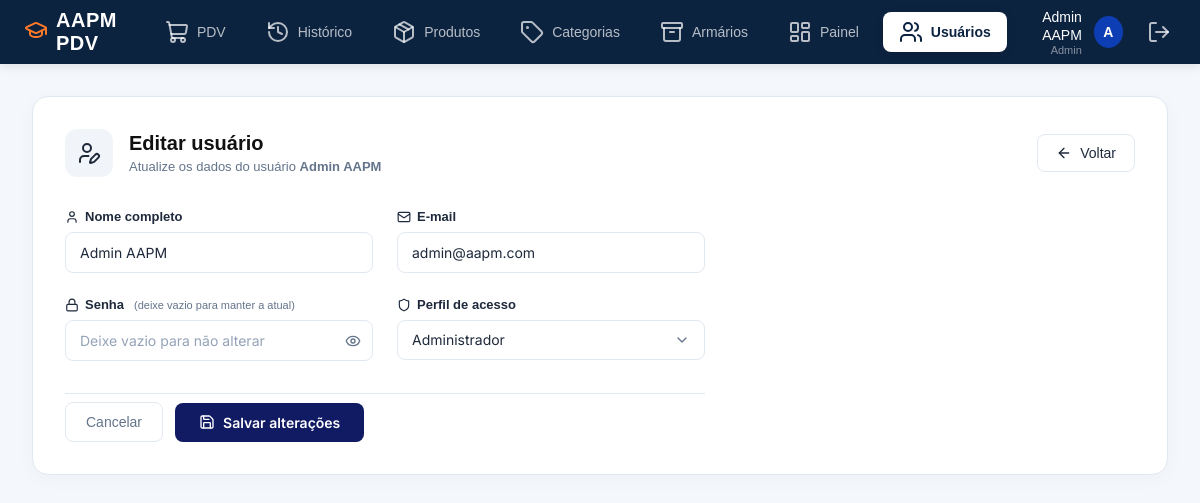
Page /usuarios/1/editar (signed in) on the earlier database version.
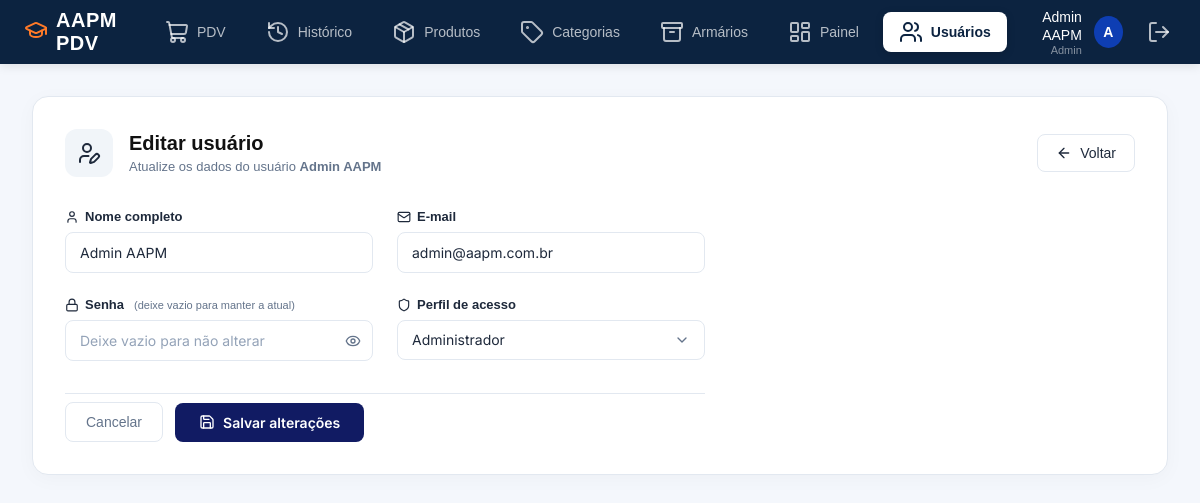
Same page on the later database version.
### app/models/usuarios.py (models this page shows)
class Usuario(Base):
    __tablename__ = "usuarios"
    id = Column(Integer, primary_key=True, autoincrement=True)
    nome = Column(String(100), nullable=False)
    email = Column(String(150), unique=True, nullable=False)
    senha_hash = Column(String(255), nullable=False)
    role = Column(String(20), nullable=False, default="operador")
    ativo = Column(Boolean, default=True)
    criado_em = Column(DateTime, server_default=func.now())

### app/controllers/usuario_controller.py (the view)
@router.get("/{usuario_id}/editar")
def form_editar_usuario(
    usuario_id: int,
    request: Request,
    db: Session = Depends(get_db),
    admin = Depends(get_admin)
):
    editando = db.query(Usuario).filter(Usuario.id == usuario_id).first()
    if not editando:
        return RedirectResponse(url="/usuarios", status_code=302)
    return templates.TemplateResponse(
        request,
        "usuarios/form.html",
        {
            "request": request,
            "usuario": admin,
            "editando": editando  # template detecta que é edição
        }
    )

### app/templates/usuarios/form.html (shortened to what the changed rows need)
{% extends "base.html" %}
{% block styles %}
<link rel="stylesheet" href="/static/css/usuarios.css">
<link rel="stylesheet" href="/static/css/usuario_form.css">
{% endblock %}
{% block content %}
<div class="page-wrapper">
    <div class="content-card">
        <div class="page-header">
            <div class="header-info">
                <div class="title-area">
                    <h2>{{ "Editar usuário" if editando else "Novo usuário" }}</h2>
                    <p>
                        {% if editando %}
                            Atualize os dados do usuário <strong>{{ editando.nome }}</strong>
                        {% else %}
                            Preencha os dados para criar um novo acesso ao sistema
                        {% endif %}
                    </p>
                </div>
            </div>
        </div>
        <form
            action="{{ '/usuarios/' + editando.id|string + '/editar' if editando else '/usuarios/novo' }}"
            method="post"
            class="user-form"
        >
            <div class="form-grid">
                <div class="form-group">
                    <label class="form-label" for="nome">
                        <i data-lucide="user" style="width:14px;height:14px;"></i>
                        Nome completo
                    </label>
                    <input
                        id="nome"
                        type="text"
                        name="nome"
                        class="form-input"
                        placeholder="Digite o nome completo"
                        value="{{ editando.nome if editando else (valores.nome if valores else '') }}"
                        required
                    >
                </div>
                <div class="form-group">
                    <label class="form-label" for="email">
                        <i data-lucide="mail" style="width:14px;height:14px;"></i>
                        E-mail
                    </label>
                    <input
                        id="email"
                        type="email"
                        name="email"
                        class="form-input"
                        placeholder="nome@exemplo.com"
                        value="{{ editando.email if editando else (valores.email if valores else '') }}"
                        required
                    >
                </div>
            </div>
        </form>
    </div>
</div>
{% endblock %}

### app/templates/base.html (shortened to what this page needs)
<!DOCTYPE html>
<html lang="pt-br">
<head>
    <link rel="stylesheet" href="/static/css/dashboard.css">
    <link rel="stylesheet" href="/static/css/style.css">
    {% block styles %}{% endblock %}
</head>
<body>
    <header class="main-header">
        <div class="header-left">
            <div class="logo">
                <span class="logo-icon">
                    <i data-lucide="graduation-cap"></i>
                </span>
                <span>AAPM PDV</span>
            </div>
            <nav class="main-nav">
                <a href="/" class="nav-item {% if request.url.path == '/' %}active{% endif %}">
                    <i data-lucide="shopping-cart"></i>
                    <span>PDV</span>
                </a>
                <a href="#" class="nav-item">
                    <i data-lucide="history"></i>
                    <span>Histórico</span>
                </a>
                {% if usuario and usuario.role == 'admin' %}
                <a href="/produtos" class="nav-item {% if '/produtos' in request.url.path %}active{% endif %}">
                    <i data-lucide="package"></i>
                    <span>Produtos</span>
                </a>
                <a href="/categorias" class="nav-item {% if '/categorias' in request.url.path %}active{% endif %}">
                    <i data-lucide="tag"></i>
                    <span>Categorias</span>
                </a>
                <a href="#" class="nav-item">
                    <i data-lucide="archive"></i>
                    <span>Armários</span>
                </a>
                <a href="/painel" class="nav-item {% if '/painel' in request.url.path %}active{% endif %}">
                    <i data-lucide="layout-dashboard"></i>
                    <span>Painel</span>
                </a>
                <a href="/usuarios" class="nav-item {% if '/usuarios' in request.url.path %}active{% endif %}">
                    <i data-lucide="users"></i>
                    <span>Usuários</span>
                </a>
                {% endif %}
            </nav>
        </div>
        <div class="header-right">
            <div class="user-profile">
                <div class="user-info">
                    <span class="user-name">{{ usuario.nome if usuario else 'Administrador' }}</span>
                    <span class="user-role">{{ usuario.role|capitalize if usuario else 'Admin' }}</span>
                </div>
                <div class="user-avatar">
                    {{ (usuario.nome[0]|upper) if usuario else 'A' }}
                </div>
            </div>
            <a href="/auth/logout" class="logout-btn" title="Sair">
                <i data-lucide="log-out"></i>
            </a>
        </div>
    </header>
    <main class="page-container">
        {% block content %}
        {% endblock %}
    </main>
</body>
</html>

Differences in the rows shown:
changed Usuario "Admin AAPM": email "admin@aapm.com" → "admin@aapm.com.br"
